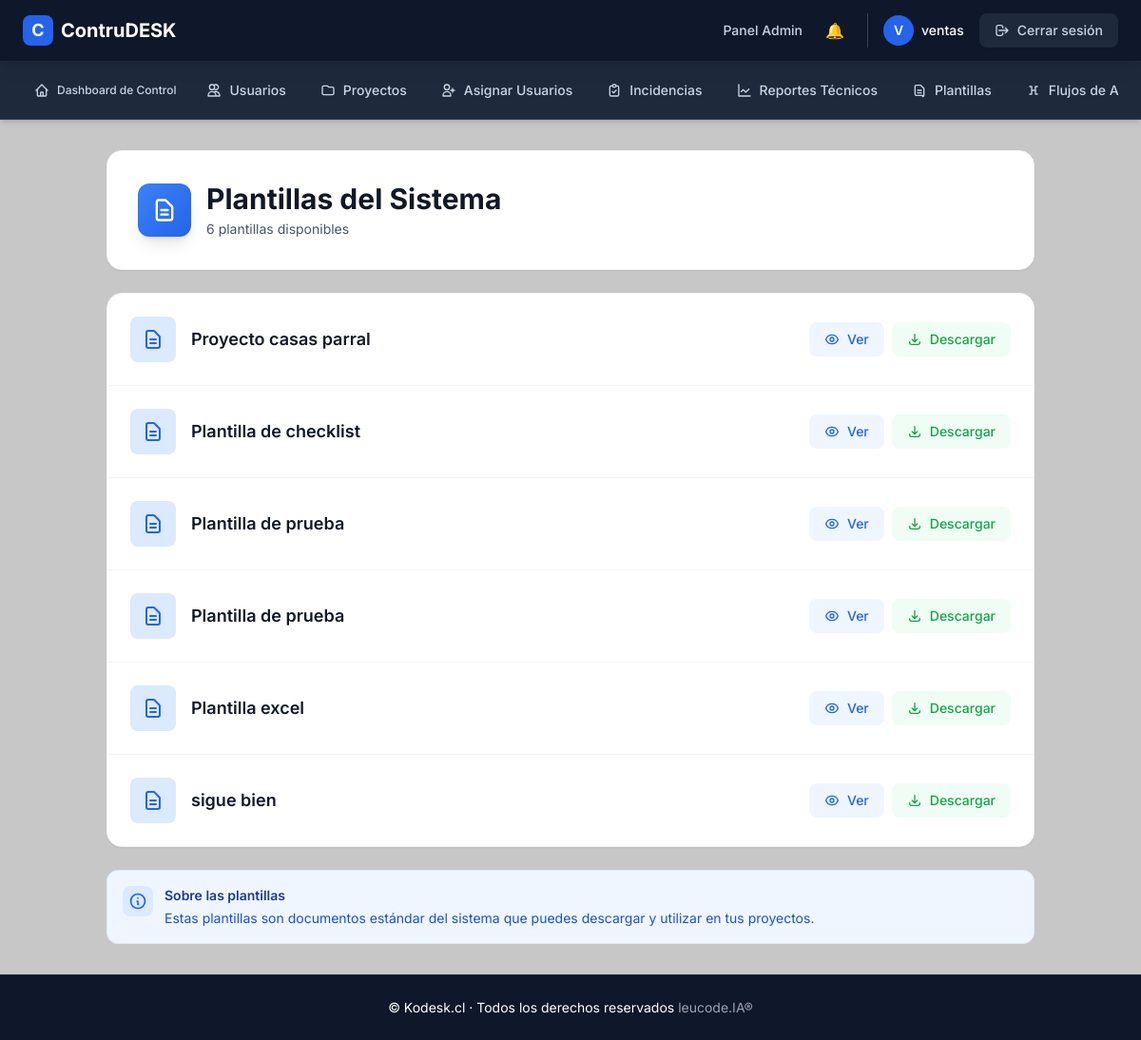
The app's page /editor/plantillas (signed in) with its own data.
### app/models.py (models this page shows, shortened)
class AdminUser(UserMixin, db.Model):
    __tablename__ = "admin_users"
    id = db.Column(db.Integer, primary_key=True)
    nombre = db.Column(db.String(120), nullable=False)
    email = db.Column(db.String(120), unique=True, nullable=False)
    password_hash = db.Column(db.String(255), nullable=False)
    roles = db.relationship('Role', secondary='user_roles', backref=db.backref('users', lazy='dynamic'))
    def has_role(self, role_name):
        return any(role.name == role_name for role in self.roles)
    @property
    def is_authenticated(self):
        return True

class ConfigTemplate(db.Model):
    __tablename__ = 'config_templates'
    id = db.Column(db.Integer, primary_key=True)
    name = db.Column(db.String(120), nullable=False)
    description = db.Column(db.Text, nullable=True)
    file_path = db.Column(db.String(255), nullable=True)  # ruta a la plantilla (pdf, docx, xlsx)
    created_at = db.Column(db.DateTime, default=datetime.utcnow)
    is_active = db.Column(db.Boolean, default=True)

### app/routes/editor.py (the view)
@editor_bp.route('/plantillas')
@login_required
def ver_plantillas():
    templates = ConfigTemplate.query.filter_by(is_active=True).all()
    return render_template('editor/plantillas.html', templates=templates)

### app/templates/editor/plantillas.html (shortened to what this page needs)
{% extends "layout.html" %}
{% block content %}
<div class="container mx-auto px-4 sm:px-6 py-6 sm:py-8 max-w-5xl">
  <div class="bg-white rounded-2xl shadow-sm border border-gray-100 p-6 sm:p-8 mb-6">
    <div class="flex items-center gap-4">
      <div class="w-14 h-14 bg-gradient-to-br from-blue-500 to-blue-600 rounded-xl flex items-center justify-center shadow-lg flex-shrink-0">
        <svg class="w-7 h-7 text-white" fill="none" stroke="currentColor" viewBox="0 0 24 24">
          <path stroke-linecap="round" stroke-linejoin="round" stroke-width="2" d="M9 12h6m-6 4h6m2 5H7a2 2 0 01-2-2V5a2 2 0 012-2h5.586a1 1 0 01.707.293l5.414 5.414a1 1 0 01.293.707V19a2 2 0 01-2 2z"/>
        </svg>
      </div>
      <div>
        <h1 class="text-2xl sm:text-3xl font-bold text-gray-900">Plantillas del Sistema</h1>
        <p class="text-gray-600 text-sm mt-1">
          {% if templates %}
            {{ templates|length }} plantilla{{ 's' if templates|length != 1 }} disponible{{ 's' if templates|length != 1 }}
          {% else %}
            No hay plantillas disponibles
          {% endif %}
        </p>
      </div>
    </div>
  </div>
  <div class="bg-white rounded-2xl shadow-sm border border-gray-100 overflow-hidden">
    {% if templates %}
      <div class="hidden md:block divide-y divide-gray-100">
        {% for t in templates %}
        <div class="flex items-center justify-between p-6 hover:bg-gray-50 transition-all duration-150 group">
          <div class="flex items-center gap-4 flex-1 min-w-0">
            <div class="w-12 h-12 bg-blue-100 rounded-lg flex items-center justify-center flex-shrink-0">
              <svg class="w-6 h-6 text-blue-600" fill="none" stroke="currentColor" viewBox="0 0 24 24">
                <path stroke-linecap="round" stroke-linejoin="round" stroke-width="2" d="M9 12h6m-6 4h6m2 5H7a2 2 0 01-2-2V5a2 2 0 012-2h5.586a1 1 0 01.707.293l5.414 5.414a1 1 0 01.293.707V19a2 2 0 01-2 2z"/>
              </svg>
            </div>
            <div class="flex-1 min-w-0">
              <h3 class="font-semibold text-gray-900 text-lg">{{ t.name }}</h3>
            </div>
          </div>
          {% if t.file_path %}
          <div class="flex items-center gap-2 ml-4">
            <a href="{{ url_for('static', filename=t.file_path) }}"
               target="_blank"
               class="inline-flex items-center px-4 py-2 bg-blue-50 text-blue-600 rounded-lg hover:bg-blue-100 transition-colors duration-150 font-medium text-sm group-hover:shadow-sm">
              Ver
            </a>
            <a href="{{ url_for('static', filename=t.file_path) }}"
               download
               class="inline-flex items-center px-4 py-2 bg-green-50 text-green-600 rounded-lg hover:bg-green-100 transition-colors duration-150 font-medium text-sm group-hover:shadow-sm">
              <svg class="w-4 h-4 mr-2" fill="none" stroke="currentColor" viewBox="0 0 24 24">
                <path stroke-linecap="round" stroke-linejoin="round" stroke-width="2" d="M4 16v1a3 3 0 003 3h10a3 3 0 003-3v-1m-4-4l-4 4m0 0l-4-4m4 4V4"/>
              </svg>
              Descargar
            </a>
          </div>
          {% endif %}
        </div>
        {% endfor %}
      </div>
    {% endif %}
  </div>
  {% if templates %}
  <div class="mt-6 bg-blue-50 rounded-xl border border-blue-100 p-4">
    <div class="flex items-start gap-3">
      <div class="w-8 h-8 bg-blue-100 rounded-lg flex items-center justify-center flex-shrink-0">
        <svg class="w-5 h-5 text-blue-600" fill="none" stroke="currentColor" viewBox="0 0 24 24">
          <path stroke-linecap="round" stroke-linejoin="round" stroke-width="2" d="M13 16h-1v-4h-1m1-4h.01M21 12a9 9 0 11-18 0 9 9 0 0118 0z"/>
        </svg>
      </div>
      <div class="flex-1">
        <h4 class="text-sm font-semibold text-blue-900 mb-1">Sobre las plantillas</h4>
        <p class="text-sm text-blue-700">Estas plantillas son documentos estándar del sistema que puedes descargar y utilizar en tus proyectos.</p>
      </div>
    </div>
  </div>
  {% endif %}
</div>
{% endblock %}

### app/templates/layout.html (shortened to what this page needs)
<!DOCTYPE html>
<html lang="es">
<head>
  <script src="https://cdn.tailwindcss.com"></script>
</head>
<body class="min-h-screen flex flex-col">
  <header class="w-full bg-slate-900 border-b border-slate-800 sticky top-0 z-50 shadow-lg">
    <div class="max-w-full mx-auto px-3 sm:px-4 lg:px-6">
      <div class="flex items-center justify-between h-16">
        <a href="{{ url_for('main.index') }}" class="flex items-center gap-2 group">
          <div class="w-8 h-8 bg-blue-600 rounded-lg flex items-center justify-center group-hover:bg-blue-700 transition-colors">
            <span class="text-white font-bold text-lg">C</span>
          </div>
          <span class="text-xl font-bold text-white hidden sm:inline">
            ContruDESK
          </span>
        </a>
        <nav class="hidden lg:flex items-center gap-6">
          {% if current_user.is_authenticated %}
            {% if current_user.has_role('admin') %}
              <a href="{{ url_for('admin.admin_dashboard') }}" class="text-sm text-slate-300 hover:text-white transition-colors font-medium">
                Panel Admin
              </a>
              <a href="{{ url_for('admin.notificaciones') }}" class="relative">
                🔔
                {% set unread = current_user.system_notifications | selectattr("read", "equalto", False) | list | length %}
              </a>
            {% elif current_user.has_role('editor') %}
              <a href="{{ url_for('editor.editor_dashboard') }}" class="text-sm text-slate-300 hover:text-white transition-colors font-medium">
                Dashboard Editor
              </a>
            {% elif current_user.has_role('miembro') %}
              <a href="{{ url_for('miembro.miembro_dashboard') }}" class="text-sm text-slate-300 hover:text-white transition-colors font-medium">
                Dashboard Miembro
              </a>
            {% elif current_user.has_role('lector') %}
            {% else %}
              <a href="{{ url_for('main.index') }}" class="text-sm text-slate-300 hover:text-white transition-colors font-medium">
                Inicio
              </a>
            {% endif %}
            <div class="flex items-center gap-4 pl-4 border-l border-slate-700">
              <div class="flex items-center gap-2">
                <div class="w-8 h-8 bg-blue-600 rounded-full flex items-center justify-center">
                  <span class="text-white text-sm font-semibold">{{ current_user.nombre[0]|upper }}</span>
                </div>
                <span class="text-sm text-white font-medium">{{ current_user.nombre }}</span>
              </div>
              <a href="{{ url_for('auth.logout') }}" class="inline-flex items-center gap-2 px-4 py-2 bg-slate-800 hover:bg-slate-700 text-slate-300 hover:text-white rounded-lg text-sm font-medium transition-colors">
                <svg class="w-4 h-4" fill="none" stroke="currentColor" viewBox="0 0 24 24">
                  <path stroke-linecap="round" stroke-linejoin="round" stroke-width="2" d="M17 16l4-4m0 0l-4-4m4 4H7m6 4v1a3 3 0 01-3 3H6a3 3 0 01-3-3V7a3 3 0 013-3h4a3 3 0 013 3v1"/>
                </svg>
                Cerrar sesión
              </a>
            </div>
          {% else %}
            <a href="{{ url_for('auth.login') }}" class="inline-flex items-center gap-2 px-4 py-2 bg-blue-600 hover:bg-blue-700 text-white rounded-lg text-sm font-semibold transition-colors">
              Iniciar Sesión
            </a>
          {% endif %}
        </nav>
      </div>
    </div>
  </header>
  {% if current_user.is_authenticated %}
    <nav class="bg-slate-800 border-b border-slate-700 shadow-md">
      <div class="max-w-full mx-auto px-3 sm:px-4 lg:px-6">
        <div class="hidden md:flex items-center gap-1 py-3 overflow-x-auto">
          {% if current_user.has_role('admin') %}
            <a href="{{ url_for('admin.dashboard_control') }}" class="inline-flex items-center gap-2 px-3 py-2 text-xs font-medium text-slate-300 hover:text-white hover:bg-slate-700 rounded-lg transition-colors whitespace-nowrap">
                <svg class="w-4 h-4" fill="none" stroke="currentColor" viewBox="0 0 24 24">
                  <path stroke-linecap="round" stroke-linejoin="round" stroke-width="2" d="M3 12l2-2m0 0l7-7 7 7M5 10v10a1 1 0 001 1h3m10-11l2 2m-2-2v10a1 1 0 01-1 1h-3m-6 0a1 1 0 001-1v-4a1 1 0 011-1h2a1 1 0 011 1v4a1 1 0 001 1m-6 0h6"/>
                </svg>
                Dashboard de Control
            </a>
            <a href="{{ url_for('admin.usuarios') }}" class="inline-flex items-center gap-2 px-4 py-2 text-sm font-medium text-slate-300 hover:text-white hover:bg-slate-700 rounded-lg transition-colors whitespace-nowrap">
              <svg class="w-4 h-4" fill="none" stroke="currentColor" viewBox="0 0 24 24">
                <path stroke-linecap="round" stroke-linejoin="round" stroke-width="2" d="M12 4.354a4 4 0 110 5.292M15 21H3v-1a6 6 0 0112 0v1zm0 0h6v-1a6 6 0 00-9-5.197M13 7a4 4 0 11-8 0 4 4 0 018 0z"/>
              </svg>
              Usuarios
            </a>
            <a href="{{ url_for('admin.list_projects') }}" class="inline-flex items-center gap-2 px-4 py-2 text-sm font-medium text-slate-300 hover:text-white hover:bg-slate-700 rounded-lg transition-colors whitespace-nowrap">
              <svg class="w-4 h-4" fill="none" stroke="currentColor" viewBox="0 0 24 24">
                <path stroke-linecap="round" stroke-linejoin="round" stroke-width="2" d="M3 7v10a2 2 0 002 2h14a2 2 0 002-2V9a2 2 0 00-2-2h-6l-2-2H5a2 2 0 00-2 2z"/>
              </svg>
              Proyectos
            </a>
            <a href="{{ url_for('admin.assign_user_to_project') }}" class="inline-flex items-center gap-2 px-4 py-2 text-sm font-medium text-slate-300 hover:text-white hover:bg-slate-700 rounded-lg transition-colors whitespace-nowrap">
              <svg class="w-4 h-4" fill="none" stroke="currentColor" viewBox="0 0 24 24">
                <path stroke-linecap="round" stroke-linejoin="round" stroke-width="2" d="M18 9v3m0 0v3m0-3h3m-3 0h-3m-2-5a4 4 0 11-8 0 4 4 0 018 0zM3 20a6 6 0 0112 0v1H3v-1z"/>
              </svg>
              Asignar Usuarios
            </a>
            <a href="{{ url_for('admin.listar_incidencias') }}" class="inline-flex items-center gap-2 px-4 py-2 text-sm font-medium text-slate-300 hover:text-white hover:bg-slate-700 rounded-lg transition-colors whitespace-nowrap">
              <svg class="w-4 h-4" fill="none" stroke="currentColor" viewBox="0 0 24 24">
                <path stroke-linecap="round" stroke-linejoin="round" stroke-width="2" d="M9 5H7a2 2 0 00-2 2v12a2 2 0 002 2h10a2 2 0 002-2V7a2 2 0 00-2-2h-2M9 5a2 2 0 002 2h2a2 2 0 002-2M9 5a2 2 0 012-2h2a2 2 0 012 2m-6 9l2 2 4-4"/>
              </svg>
              Incidencias
            </a>
            <a href="{{ url_for('admin.ver_reportes') }}"
              class="inline-flex items-center gap-2 px-4 py-2 text-sm font-medium text-slate-300
                      hover:text-white hover:bg-slate-700 rounded-lg transition-colors whitespace-nowrap">
              <svg xmlns="http://www.w3.org/2000/svg"
                  fill="none" viewBox="0 0 24 24" stroke-width="2" stroke="currentColor"
                  class="w-4 h-4">
                <path stroke-linecap="round" stroke-linejoin="round"
                      d="M3 3v18h18M7 14l3-3 4 4 5-5"/>
              </svg>
              Reportes Técnicos
            </a>
            <a href="{{ url_for('admin.plantillas') }}"
              class="inline-flex items-center gap-2 px-4 py-2 text-sm font-medium text-slate-300
                      hover:text-white hover:bg-slate-700 rounded-lg transition-colors whitespace-nowrap">
              <svg xmlns="http://www.w3.org/2000/svg"
                  fill="none" viewBox="0 0 24 24" stroke-width="2" stroke="currentColor"
                  class="w-4 h-4">
                <path stroke-linecap="round" stroke-linejoin="round"
                      d="M9 12h6m-6 4h6m2 4H7a2 2 0 01-2-2V6a2 2 0 012-2h7l5 5v11a2 2 0 01-2 2z" />
              </svg>
              Plantillas
            </a>
            <a href="{{ url_for('admin.flujos_aprobacion') }}"
              class="inline-flex items-center gap-2 px-4 py-2 text-sm font-medium text-slate-300
                      hover:text-white hover:bg-slate-700 rounded-lg transition-colors whitespace-nowrap">
              <svg xmlns="http://www.w3.org/2000/svg"
                  fill="none" viewBox="0 0 24 24" stroke-width="2" stroke="currentColor"
                  class="w-4 h-4">
                <path stroke-linecap="round" stroke-linejoin="round"
                      d="M6 6h3m6 0h3m-9 0v12m6-12v12M6 18h3m6 0h3M9 12h6" />
              </svg>
              Flujos de Aprobación
            </a>
          {% endif %}
        </div>
      </div>
    </nav>
  {% endif %}
  <main class="flex-grow">
    {% block content %}{% endblock %}
  </main>
  <footer class="bg-slate-900 border-t border-slate-800 mt-auto">
    <div class="max-w-full mx-auto px-3 sm:px-4 lg:px-6 py-6">
      <div class="text-center">
        <p class="text-white text-sm">
          © {{ config.STORE_NAME or "Kodesk.cl" }} · Todos los derechos reservados
          <span class="text-gray-400">leucode.IA®</span>
        </p>
      </div>
    </div>
  </footer>
</body>
</html>

### app/templates/layout.html (style rules this page uses)
body { font-family: 'Inter', sans-serif !important; background-color: #c7c7c7 !important; }

### records on screen
AdminUser: nombre "V", nombre "ventas"
ConfigTemplate: name "Proyecto casas parral"
ConfigTemplate: name "Plantilla de checklist"
ConfigTemplate: name "Plantilla de prueba"
ConfigTemplate: name "Plantilla de prueba"
ConfigTemplate: name "Plantilla excel"
ConfigTemplate: name "sigue bien"

### other values on screen
{{ templates|length }} "6"
{{ 's' if templates|length != 1 }} "s"
{{ config.STORE_NAME or "Kodesk.cl" }} "Kodesk.cl"
